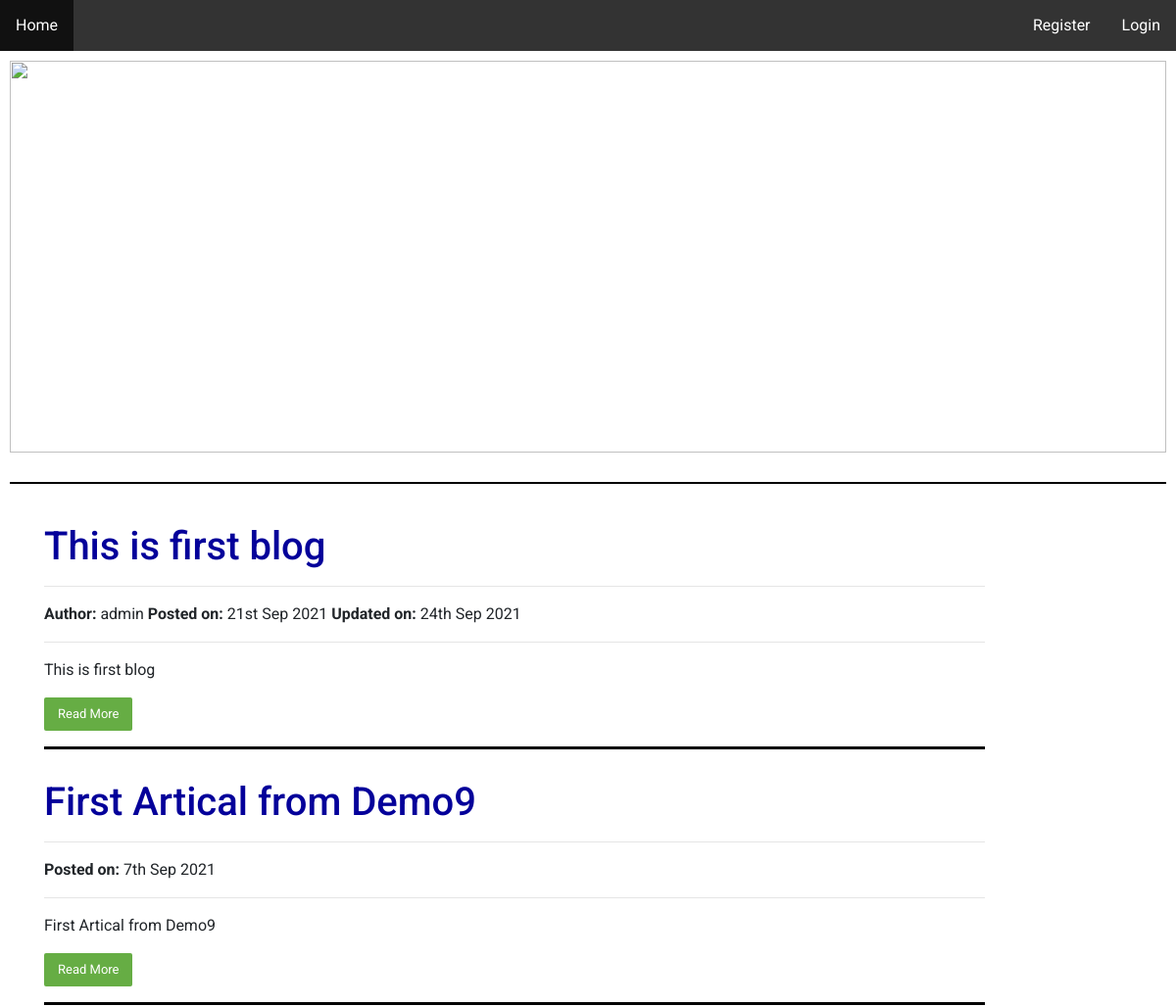
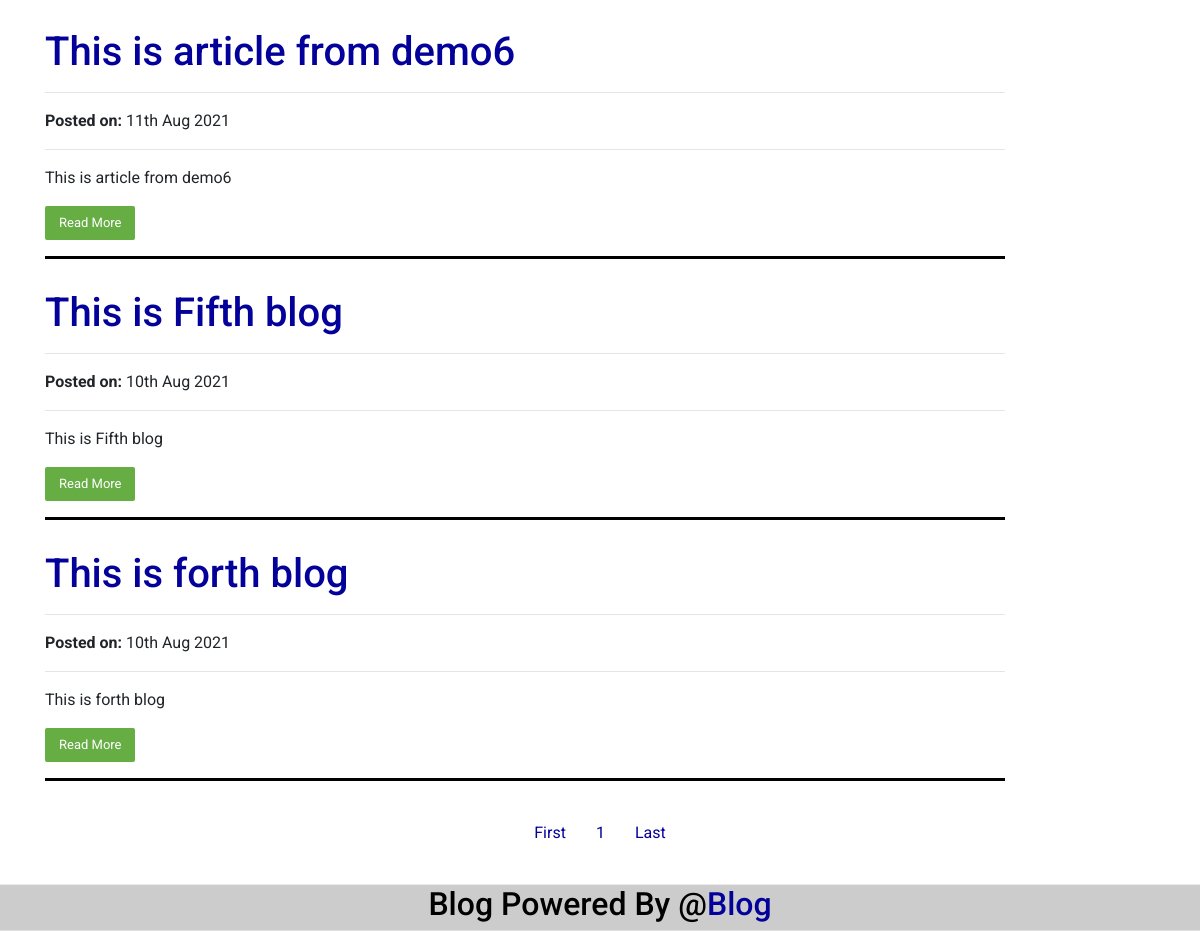
Before: / with the older database file (2 pictures, top to bottom).
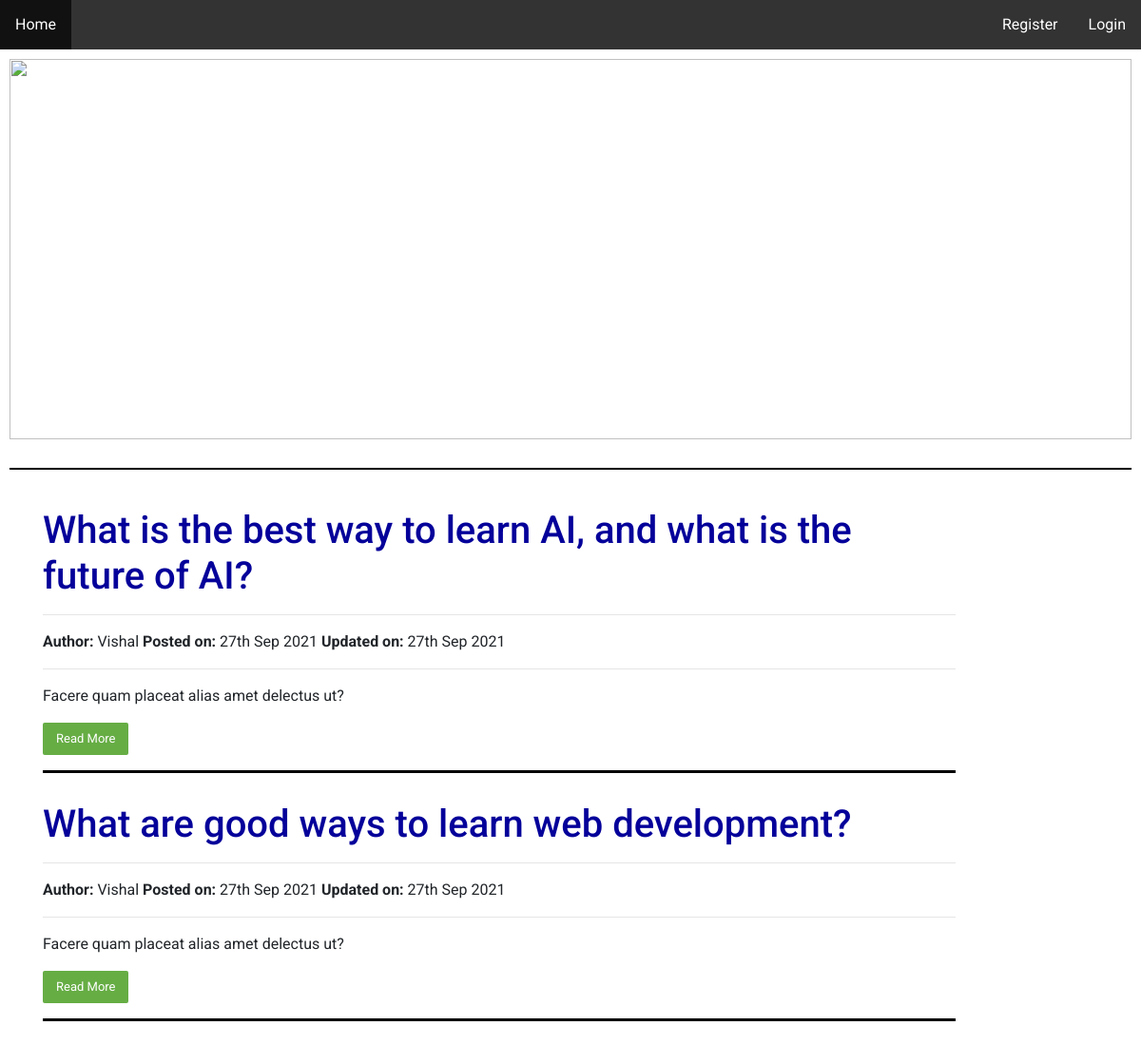
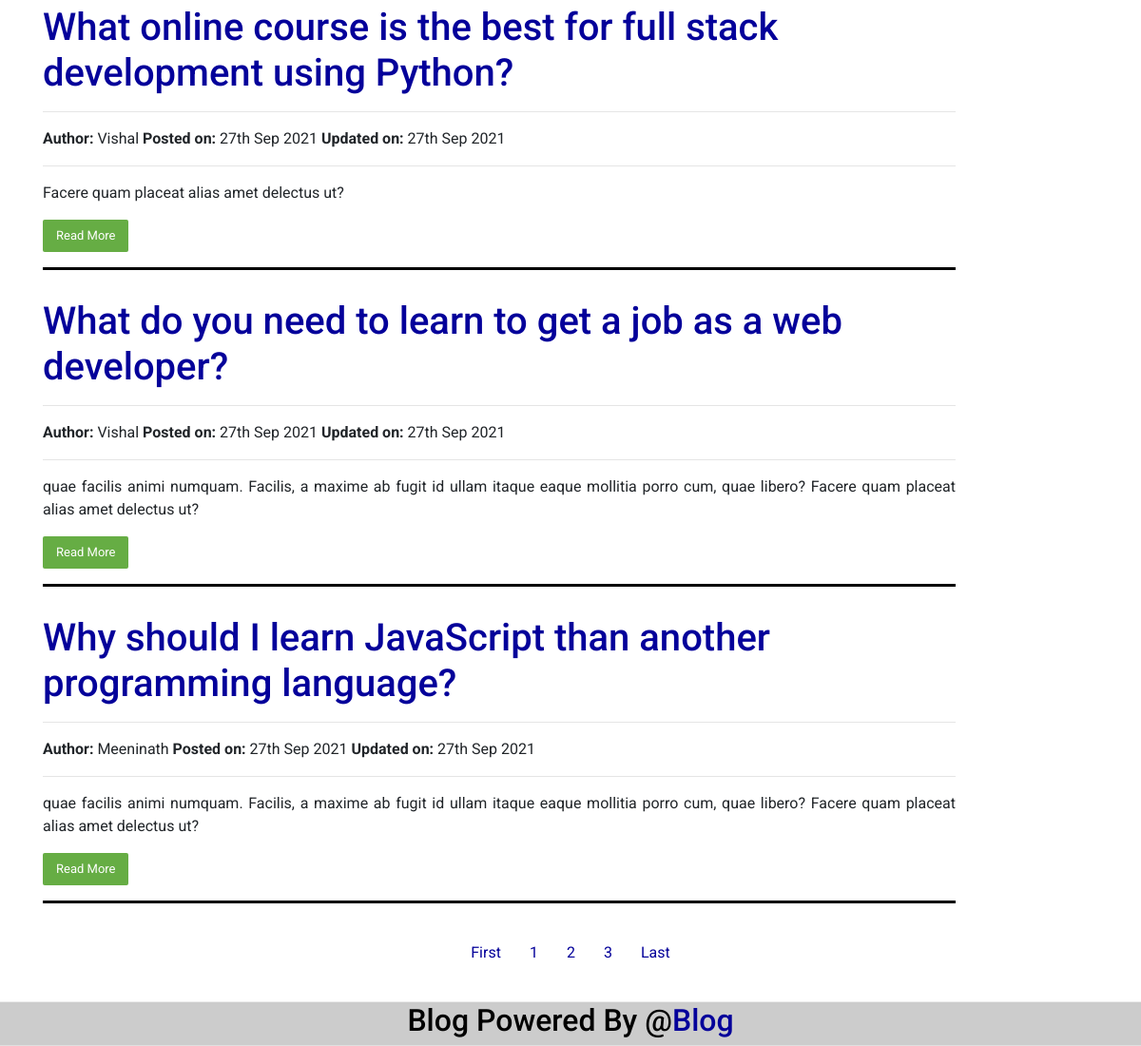
After: the same page with the newer database file (2 pictures, top to bottom).
### tables this page shows
CREATE TABLE `article` (
  `articleId` int(30) NOT NULL,
  `articleTitle` varchar(300) NOT NULL,
  `articleSlug` text NOT NULL,
  `articleDescrip` text NOT NULL,
  `articleContent` longtext NOT NULL,
  `articleDate` datetime DEFAULT NULL,
  `articleEditDate` datetime DEFAULT NULL,
  `articleTags` varchar(300) DEFAULT NULL,
  `userid` int(30) NOT NULL,
  `articleImage` text DEFAULT NULL
);

CREATE TABLE `users` (
  `userid` int(30) NOT NULL,
  `username` varchar(300) NOT NULL,
  `password` varchar(300) NOT NULL,
  `email` varchar(300) NOT NULL,
  `profileid` int(30) NOT NULL,
  `roleid` int(30) NOT NULL
);

### admin/classes/Article.php (called while the page is built, shortened)
<?php
require_once($_SERVER["DOCUMENT_ROOT"] . '/blog/includes/config.php');
class Article
{
  function totalArticle()
  {
    global $db;
    $count = $db->query('select count(*) from article')->fetchColumn();
    return $count;
  }
  function selectArticleByLimit($limit)
  {
    global $db;
    $stmt = $db->prepare("SELECT * FROM article ORDER BY articleId DESC LIMIT " . $limit . ",5");
    $stmt->execute();
    $row = $stmt->fetchAll();
    return $row;
  }
}
$Article = new Article();

### admin/classes/User.php (called while the page is built, shortened)
<?php
require_once($_SERVER["DOCUMENT_ROOT"] . '/blog/includes/config.php');
class User
{
 function selectSingleUserById($id)
 {
  global $db;
  $row = $db->query("SELECT * FROM users where userid='" . $id . "'")->fetch();
  return $row;
 }
}
$User = new User;

### index.php (the view, shortened to what this page needs)
<?php include_once("includes/config.php");
require_once("head.php");
require_once("admin/classes/Article.php");
require_once("admin/classes/User.php");
?>
<?php include("header.php"); ?>
<body>
 <div class="main-container">
  <?php include('carousel.php'); ?>
 </div>
 <div class="container">
  <div>
   <?php
   $pageNo = 0;
   try {
    $row = $Article->selectArticleByLimit($pageNo);
    foreach ($row as $row) {
     $userid = $row['userid'];
     $user = $User->selectSingleUserById($userid);
     echo '<div class="box">';
     echo '<h1 class="title"><a href="show.php?id=' . $row['articleId'] . '" style="text-decoration:none;">' . $row['articleTitle'] . '</a></h1>';
     echo '<hr>';
     if (isset($user['username'])) {
      echo "<strong>Author: </strong>" . $user['username'];
     }
     echo ' <strong>Posted on: </strong>' . date('jS M Y ', strtotime($row['articleDate']));
     if (isset($row['articleEditDate'])) {
      echo ' <strong>Updated on: </strong>' . date('jS M Y ', strtotime($row['articleEditDate']));
     }
     echo '<hr>';
     echo '<p>' . $row['articleDescrip'] . '</p>';
     echo '<p><button class="readbtn"><a href="show.php?id=' . $row['articleId'] . '">Read More</a></button></p>';
     echo '</div>';
    }
   } catch (PDOException $e) {
    echo $e->getMessage();
   }
   ?>
  </div>
  <div class="center space">
   <?php
   $totalRecords = $Article->totalArticle();
   $perPageRecord = 5;
   $numberOfPages = ceil($totalRecords / $perPageRecord);
   echo '<a href="index.php?page=0">First</a>';
   for ($i = 1; $i <= $numberOfPages; $i++) {
   ?> <a href="index.php?page=<?php echo $i ?>" style="text-decoration: none;"> <span id="pagenumber"> <?php echo $i ?> </span> </a> <?php }
                                                                                                                                                                      echo '<a href="index.php?page=' . $numberOfPages . '">Last</a>'; ?>
  </div>
 </div>
</body>
<?php
include("footer.php");  ?>

Changed rows visible on the page:
removed article: articleTitle "This is first blog", userid.username "admin", articleDate "21st Sep 2021", articleEditDate "24th Sep 2021", articleDescrip "This is first blog"
removed article: articleTitle "First Artical from Demo9", articleDate "7th Sep 2021", articleDescrip "First Artical from Demo9"
removed article: articleTitle "This is article from demo6", articleDate "11th Aug 2021", articleDescrip "This is article from demo6"
removed article: articleTitle "This is Fifth blog", articleDate "10th Aug 2021", articleDescrip "This is Fifth blog"
removed article: articleTitle "This is forth blog", articleDate "10th Aug 2021", articleDescrip "This is forth blog"
added article: articleTitle "What is the best way to learn AI, and what is the future of AI?", userid.username "Vishal", articleDate "27th Sep 2021", articleEditDate "27th Sep 2021", articleDescrip "Facere quam placeat alias amet delectus ut?"
added article: articleTitle "What are good ways to learn web development?", userid.username "Vishal", articleDate "27th Sep 2021", articleEditDate "27th Sep 2021", articleDescrip "Facere quam placeat alias amet delectus ut?"
added article: articleTitle "What online course is the best for full stack development using Python?", userid.username "Vishal", articleDate "27th Sep 2021", articleEditDate "27th Sep 2021", articleDescrip "Facere quam placeat alias amet delectus ut?"
added article: articleTitle "What do you need to learn to get a job as a web developer?", userid.username "Vishal", articleDate "27th Sep 2021", articleEditDate "27th Sep 2021", articleDescrip "quae facilis animi numquam. Facilis, a maxime ab fugit id ullam itaque eaque mollitia porro cum, quae libero? Facere quam placeat alias amet delectus ut?"
added article: articleTitle "Why should I learn JavaScript than another programming language?", userid.username "Meeninath", articleDate "27th Sep 2021", articleEditDate "27th Sep 2021", articleDescrip "quae facilis animi numquam. Facilis, a maxime ab fugit id ullam itaque eaque mollitia porro cum, quae libero? Facere quam placeat alias amet delectus ut?"
Other visible differences:
new list line: "2"
new list line: "3"
